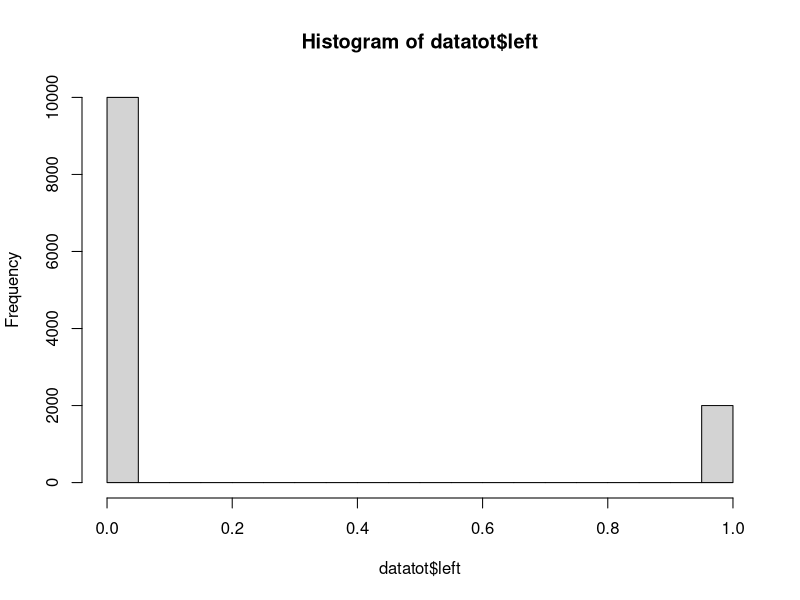
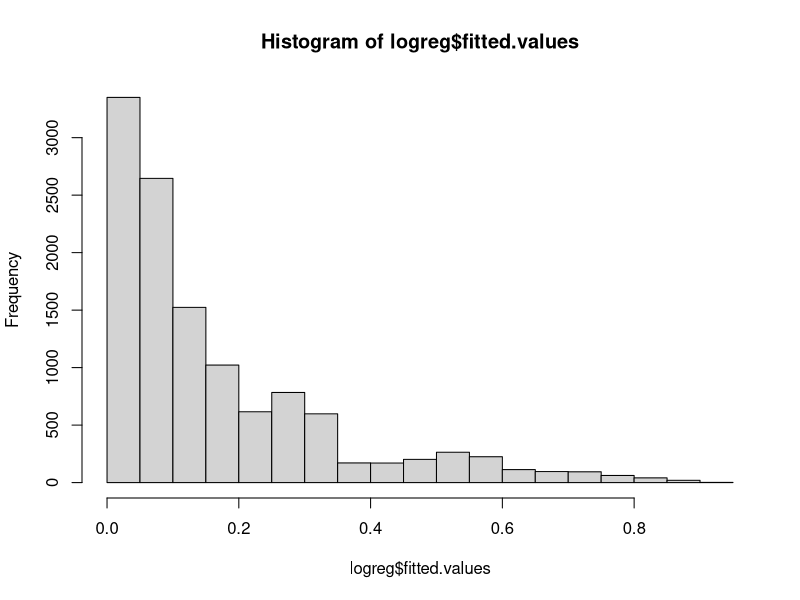
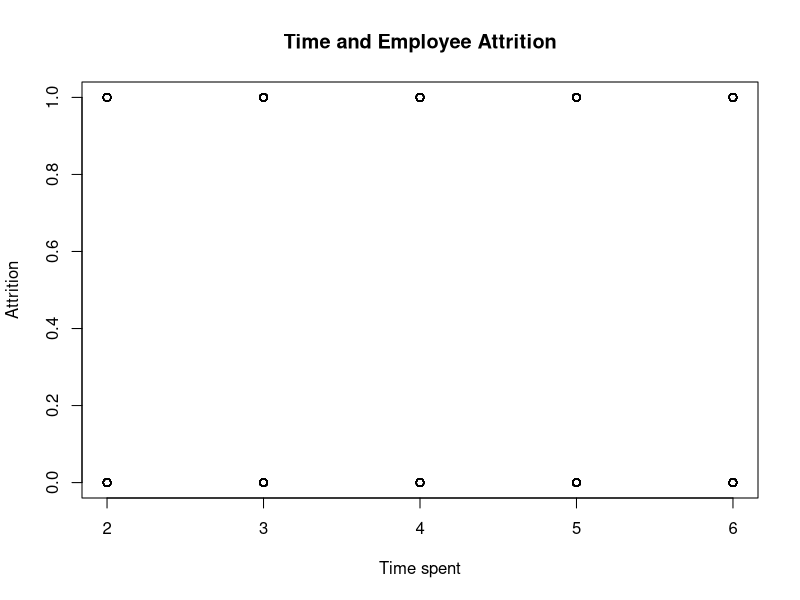
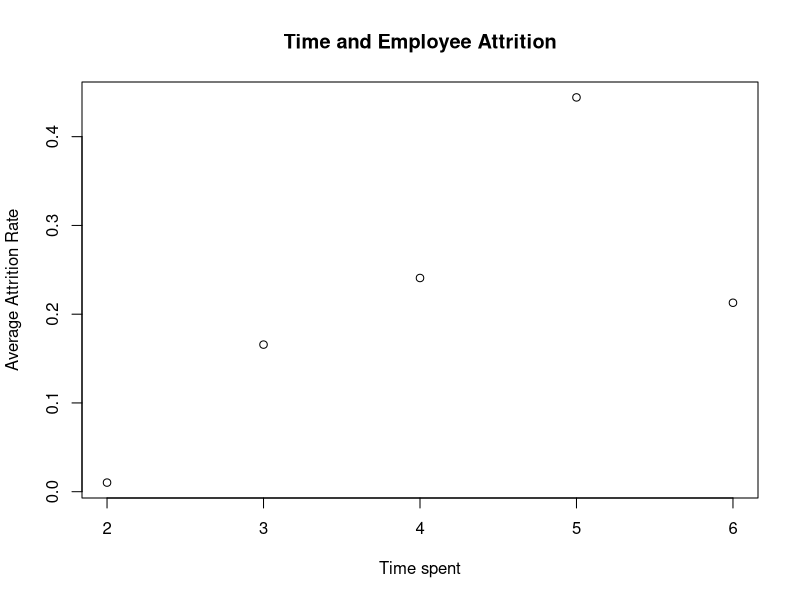
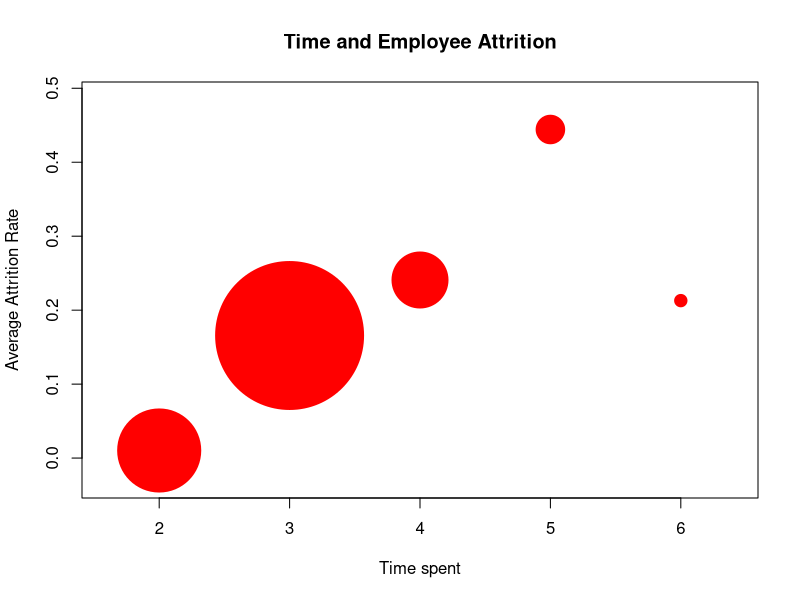
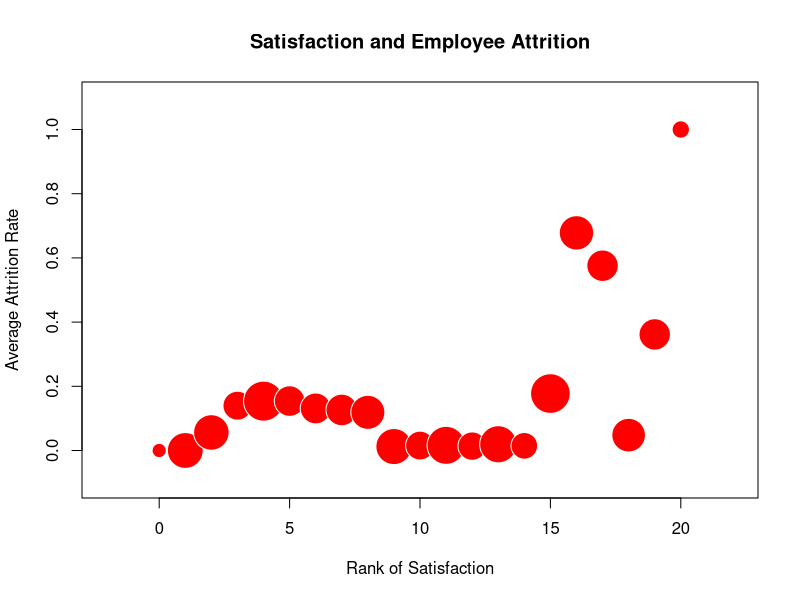

The R source for these figures, in order:



# - - - - - -  Don't Change Any lines - - - - - - - 

# clean up the memory of your current R session
rm(list=ls(all=TRUE))

# lets load our database
# Remember that whatever you decide to name your value is what needs to be input in the next formula "in this case we choose datatot"
datatot=read.table('DATA_3.02_HR2.csv', header = T,sep=',')

# Now let's have a look at our variables and see some summary statistics
# The str() function shows the structure of your dataset and details the type of variables that it contains
# This function shows us that we have 7 variables (represented by $)
str(datatot)

# The summary() function provides for each variable in your dataset the minimum, mean, maximum and quartiles
# This tells us that for example in the "left" column that "0.16 or 17%" of employees have left# 
# This function is great to just familiarize quickly with your dataset
summary(datatot)

# look at the frequencies for the left variable
# This formula lets us know that "0" is the number of employees that stayed and "1" is the number of employees that left
table(datatot$left)

# look at percentages for the left variable
#This formulat is the same information but just in a percentage format "0" is employees who stayed and "1" is employees who left
table(datatot$left)/nrow(datatot) 

# alternatively, plot a histogram
#This lets us see the same information but in a graph form, if you need to show leardersihp
hist(datatot$left)

# Let's check out the correlations
# This tells us the linear correlation between 2 linear varaibles (meaning that relate to one another)
# Here we can a correlation of "left" variable, for example newborn negatively impact a left result
cor(datatot)


# Estimate the drivers of attrition
# But we dont' want to know the impact that one has on everything
# To know the impact that each has on one another and their intereaciton, we want to create a logistic regression, so we don't miss details.
logreg = glm(left ~ ., family=binomial(logit), data=datatot) 


# See the proportion of employee attrition according to the model
# This formula lets us base on a "0" employees staying to "1" employees leaving, how many employee are likely to leave or "left"
# But this is just an estimation formula
hist(logreg$fitted.values) 

# We want to get an actual 
# To assess the correlation between estimated attrition and actual
# This gives us the linear relationship between the two
# a correlation that lands between "0" or +1 means it's a strong relationship
# a "0" correlation tipically means there is no relationship
cor(logreg$fitted.values,datatot$left)


# Now that we know their is a correlation or relationship between the variables we want to set a benchmark or rule
# We will name this benchmark as "cuttoff=.05", now "above .05 is left" and "below .05 is stays"
# Cutoff to determine when P[leaving] should be considered as a leaver or not. Note you can play with it...
# But you'll realize that a "large cutoff value" will mean that we can rarely predict an outcome in this case that the employee is leaving
# But you'll realize that a "small cutoff value" will mean that we can rarely predict an outcome in this case that the employee is staying
cutoff=.5

# Now we established and will know that anything below is a "stay" in the company and anything above is a "left" the company
# But we want set up how the system will let us know. This formula lets us know by saying True or False.
# False being predicted
# True being Actually happened
table(logreg$fitted.value>=cutoff,datatot$left)


# Now lets compute the percentage of correctly classified employees who stayed
# This is the manual version "9464/(9464+536)" but below is the prefer way of doing it
sum((logreg$fitted.values<=cutoff)&(datatot$left==0))/sum(datatot$left==0)


# And lets compute the percentage of correctly classified employees who left
# This is the manual version "381/(1619+381)" but below is the prefer way of doing it
sum((logreg$fitted.values>cutoff)&(datatot$left==1))/sum(datatot$left==1) 

# Compute the overall percentage of correctly classified employees
# This is the manual version "(9464+381)/(9464+536+381)" but below is the prefer way of doing it
mean((logreg$fitted.values>cutoff)==(datatot$left==1)) 


# Report the results of the logistic regression
# This lets us know what distinguishes our catergories
# For example here we can see that our satisfaction level is the most important since it has a higher negative value
summary(logreg) 

#Lets create a chart
# Let's use a more visual way to see the effect of one of the most important driver: TIC
# This chart won't show us anything, because it takes the "0" and "1" values in the "left" variable confuses the system
plot(datatot$TIC,datatot$left,main= "Time and Employee Attrition", ylab="Attrition", xlab= "Time spent")

#How dow we fix this problem?
# So lets try computing the "left" by years it took to for a person to leave
# Firs lets save our data as an aggregated plot
tempdata=datatot

# We compute the average attrition rate for each value of TIC
# Since the "left" variable or column has numeral values "0" or "1" to identify stayed or left we will use TIC to aggregate these
# "0" meaning  and "1" meaning 
aggbTimeRank=aggregate(left~ TIC, data=tempdata, FUN=mean)


# Now we can see 2 values
# TIC which represent the years that an employee stayed
# Left which represent the "population percentage"
aggbTimeRank


# Let try visualizing it again
# Much better but we don't know how many employees each point represents which is TIC or years and employee stayed
plot(aggbTimeRank$TIC,aggbTimeRank$left,main= "Time and Employee Attrition", ylab="Average Attrition Rate", xlab= "Time spent")

# We compute the number of employees for each value of TIC
cntbTimeRank=aggregate(left~ TIC, data=tempdata, FUN=length)

# BUt lets get an accurate number rather than a percentage by using the below formula
cntbTimeRank

# Now that the system identified this we can try again with a symbols formula
# This formula visualizes the TIC or year an employee stayed population by size red circle
symbols(aggbTimeRank$TIC,aggbTimeRank$left,circles=cntbTimeRank$left, inches=.75, fg="white", bg="red",main= "Time and Employee Attrition", ylab="Average Attrition Rate", xlab= "Time spent") 


#Let now work with another variable
# Lets save our data again
tempdata=datatot

# Let's use a more visual way to see the effect of the most important driver: Satisfaction
# We create categories of employee satisfaction ranking. We create 20 groups (because it will work well later...)
tempdata$rankSatis = round(rank(-tempdata$S)/600) 

#let check out the output using the following
# This will show satisfaction number between 0-20
# This allow us to have 21 groups of satisfcation
tempdata$rankSatis

# We compute the average attrition rate for each category
aggbSatisRank = aggregate(left~ rankSatis, data=tempdata, FUN=mean) 

# We compute the number of employees for each value of TIC
cntbSatisRank = aggregate(left~ rankSatis, data=tempdata, FUN=length) 

symbols(aggbSatisRank$rankSatis,aggbSatisRank$left,circles=cntbSatisRank$left, inches=.2, fg="white", bg="red",main= "Satisfaction and Employee Attrition", ylab="Average Attrition Rate", xlab= "Rank of Satisfaction")

# This lets us see that people who stay "0" what their satisfaction level is from 0 to 20
# Same with people who are "1" who left.
# with 0 being unsatisfied 